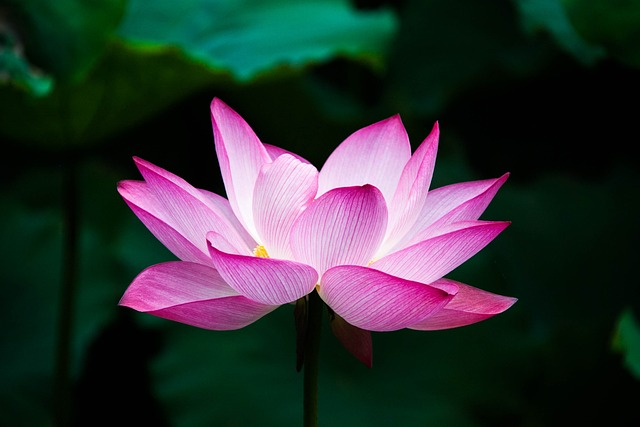
#> input picture flower.jpg, 640 x 427 px
$ python 8-Rotate-Scale-Translate.py
#> lines starting #> are read from the running program, lines starting #| are printed output that depends on the picture
#> further down, image is the input picture: shape (427, 640, 3); mean B, G, R 53, 51.6, 48.1
import cv2
import numpy as np

def apply_rotation(image, angle):
#> called with angle = 45
    height, width = image.shape[:2]
#> height = 427; width = 640
    # Calculate the rotation matrix
    rotation_matrix = cv2.getRotationMatrix2D((width/2, height/2), angle, 1)
    rotated_image = cv2.warpAffine(image, rotation_matrix, (width, height))
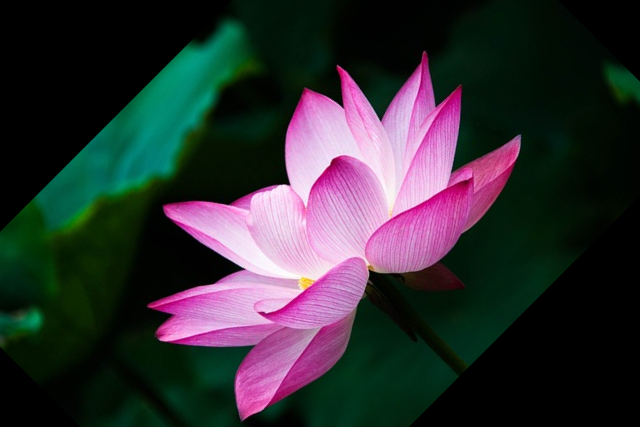
#> rotated_image: shape (427, 640, 3); mean B, G, R 51, 47.4, 47.8
    return rotated_image

def apply_scaling(image, scale_x, scale_y):
#> called with scale_x = 1.5, scale_y = 1.5
    scaled_image = cv2.resize(image, None, fx=scale_x, fy=scale_y)
    return scaled_image

def apply_translation(image, tx, ty):
#> called with tx = 50, ty = 50
    translation_matrix = np.float32([[1, 0, tx], [0, 1, ty]])
    translated_image = cv2.warpAffine(image, translation_matrix, (image.shape[1], image.shape[0]))
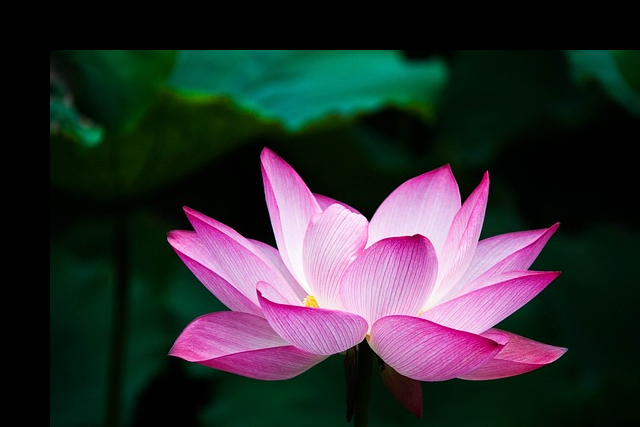
#> translated_image: shape (427, 640, 3); mean B, G, R 51.5, 48, 47.9
    return translated_image

image = cv2.imread('flower.jpg')

# Define the angle for rotation (in degrees)
angle = 45

# Define scaling factors
scale_x = 1.5
scale_y = 1.5

# Define translation amounts (in pixels)
tx = 50
ty = 50

# Apply rotation
rotated_image = apply_rotation(image, angle)

# Apply scaling
scaled_image = apply_scaling(image, scale_x, scale_y)

# Apply translation
translated_image = apply_translation(image, tx, ty)

# Display the original image and the modified images
cv2.imshow('Original Image', image)
cv2.imshow('Rotated Image', rotated_image)
cv2.imshow('Scaled Image', scaled_image)
cv2.imshow('Translated Image', translated_image)

# Wait for a key press and then close all windows
cv2.waitKey(0)
cv2.destroyAllWindows()

$ run again, with face.jpg copied over flower.jpg
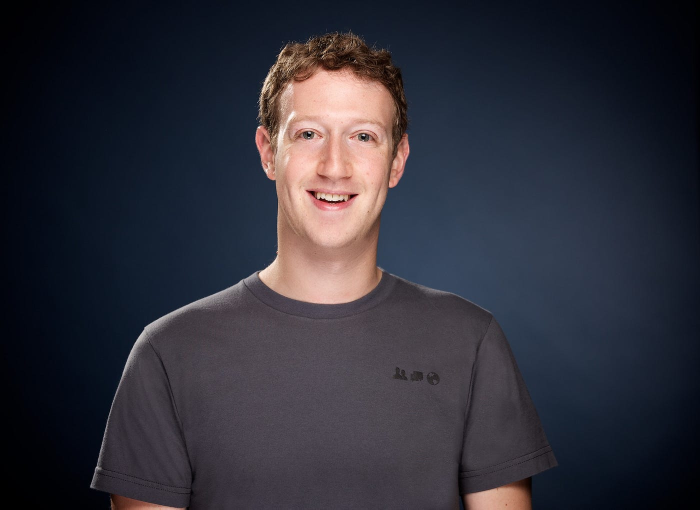
#> input picture face.jpg, 1400 x 1019 px (shown at 1/2 size)
#> image is the input picture: shape (1019, 1400, 3); mean B, G, R 56.9, 47.2, 47.6
#> in apply_rotation, `rotated_image = cv2.warpAffine(image, rotation_matrix, (width, height))`:
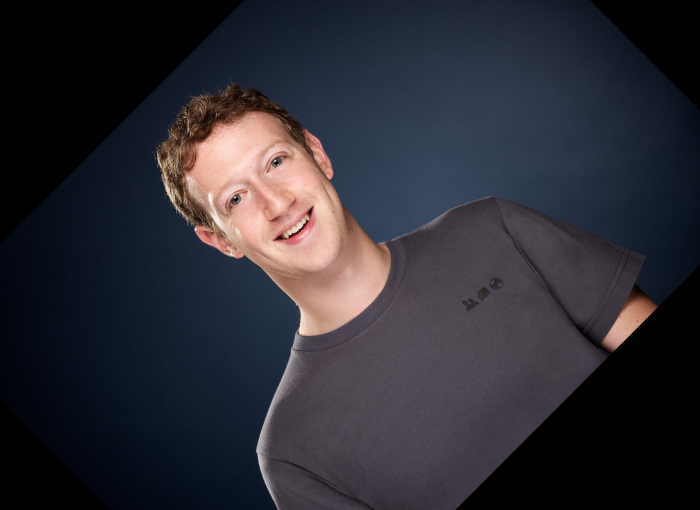
#> rotated_image: shape (1019, 1400, 3) (shown at 1/2 size); mean B, G, R 51.8, 43.9, 44.9
#> in apply_translation, `translated_image = cv2.warpAffine(image, translation_matrix, (image.sh..`:
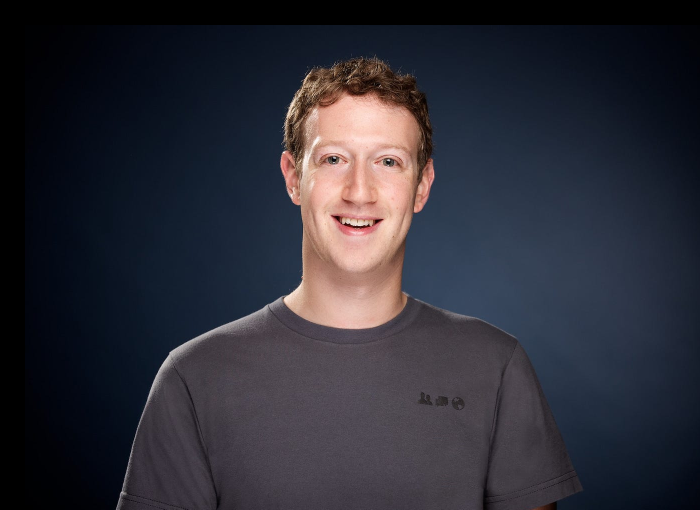
#> translated_image: shape (1019, 1400, 3) (shown at 1/2 size); mean B, G, R 53.8, 44.7, 44.9
